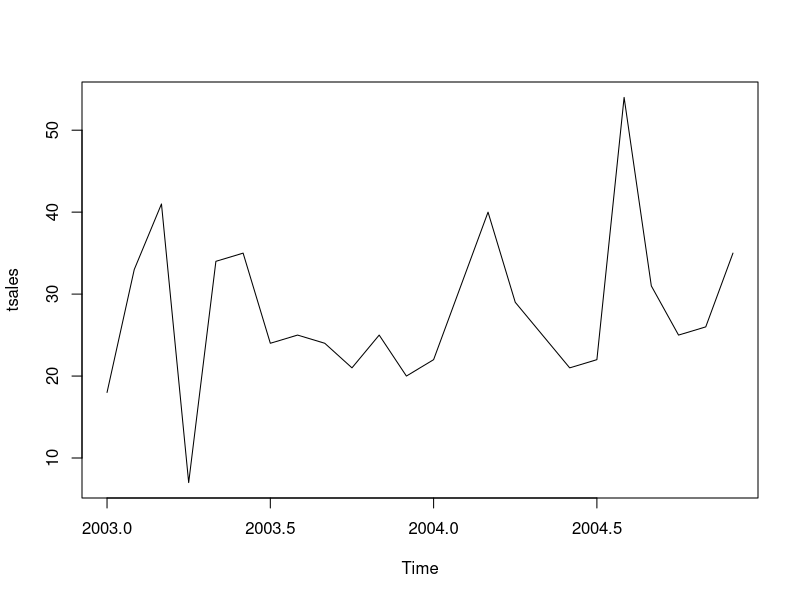
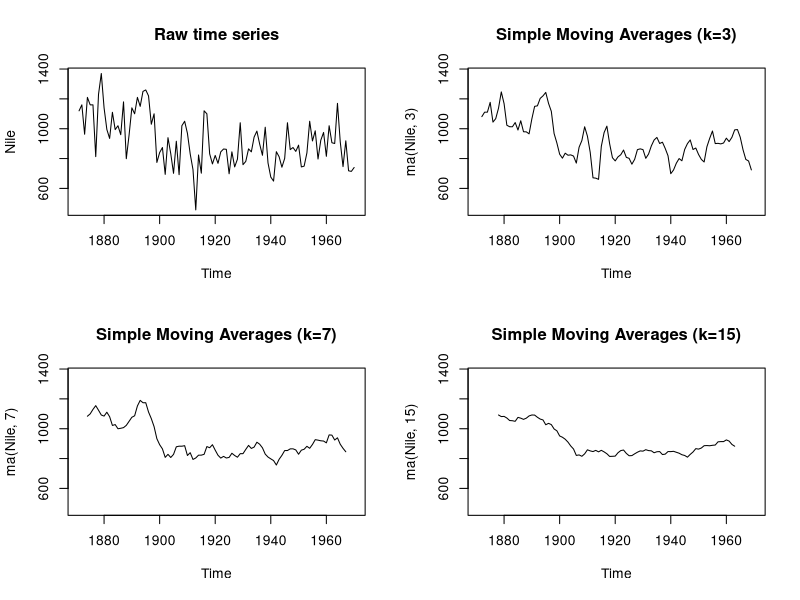

The R source for these figures, in order:
### Chapter 15: Time series

library(forecast)
library(stats)

## 15.1 creating a time-series object in R
sales <- c(18, 33, 41, 7, 34, 35, 24, 25, 24, 21, 25, 20,
           22, 31, 40, 29, 25, 21, 22, 54, 31, 25, 26, 35)

tsales <- ts(sales, start = c(2003, 1), frequency = 12)

plot(tsales)

start(tsales)
end(tsales)
frequency(tsales)

tsalesSubset <- window(tsales, start = c(2003, 5), end = c(2004, 6))

# 15.2 smoothing and seasonal decomposition
# 15.2.1 smoothing with simple moving averages
opar <- par(no.readonly = TRUE)
par(mfrow = c(2, 2))
ylim <- c(min(Nile), max(Nile))
plot(Nile, main = "Raw time series")
plot(ma(Nile, 3), main = "Simple Moving Averages (k=3)", ylim = ylim)
plot(ma(Nile, 7), main = "Simple Moving Averages (k=7)", ylim = ylim)
plot(ma(Nile, 15), main = "Simple Moving Averages (k=15)", ylim = ylim)
par(opar)
